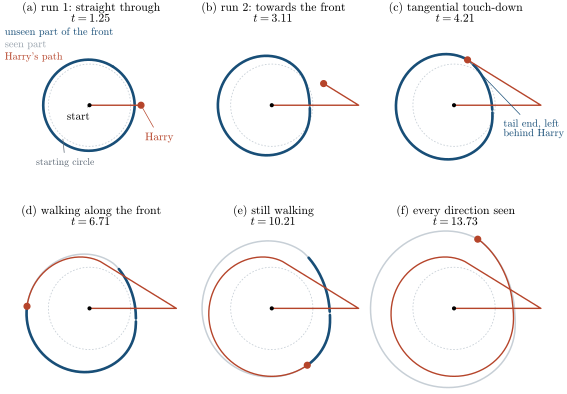

This chart was generated by the following Python code:
"""Figure: the path of the proof (Design T + greedy chase) at v = 0.1, eps = 0.02; six snapshots of the front.
Note: snitchsim.simulate walks the whole front of regularised (virtual) candidates, including the sliver [b_e, alpha0)
seen at touch-down and the labels near direction 0; the proof cuts the front at b_e and uses true candidates plus the
limit point Z_s.  So the picture shows a close variant of the path of Theorem 1.1.
Output: fig_designT.pdf"""
import numpy as np
import snitchsim as s

plt = s.style()
v, eps = 0.1, 0.02
t1, a0 = s.design_T_data(v)
T_TD = 4.2066  # touch-down time at these parameters (printed below)
o = s.simulate(v=v, eps=eps, n=5000, snap_times=[1.25, t1 + 1.0, T_TD + 2.5, T_TD + 6.0])
snaps = o["snaps"]
keys = sorted(k for k in snaps if k != "end")
t_td = o["t_td"]
td = dict(t=t_td, X=o["X_td"], seen=o["seen_td"], P=o["P_td"], trail=o["trail"][o["trail"][:, 0] <= t_td + 1e-9])
panels = [snaps[keys[0]], snaps[keys[1]], td, snaps[keys[2]], snaps[keys[3]], snaps["end"]]
titles = ["(a) run 1: straight through", "(b) run 2: towards the front",
          "(c) tangential touch-down", "(d) walking along the front", "(e) still walking",
          "(f) every direction seen"]

allX = np.concatenate([p["X"] for p in panels] + [o["trail"][:, 1:3]])
xlim = (allX[:, 0].min() - 0.08, allX[:, 0].max() + 0.08)
ylim = (allX[:, 1].min() - 0.08, allX[:, 1].max() + 0.08)


def draw(ax, sn, title):
    X, seen, P, trail = sn["X"], sn["seen"], sn["P"], sn["trail"]
    th = np.linspace(0, 2 * np.pi, 400)
    ax.plot(np.cos(th), np.sin(th), ls=(0, (2, 2)), lw=0.6, color=s.LIGHT, zorder=0)
    ax.plot(X[:, 0], X[:, 1], color=s.LIGHT, lw=1.1, zorder=1)
    idx = np.where(~seen)[0]
    if len(idx):
        breaks = np.where(np.diff(idx) > 1)[0]
        starts = np.concatenate([[0], breaks + 1])
        ends = np.concatenate([breaks, [len(idx) - 1]])
        for a, b in zip(starts, ends):
            seg = X[idx[a]:idx[b] + 1]
            ax.plot(seg[:, 0], seg[:, 1], color=s.PRIMARY, lw=1.9, solid_capstyle="round", zorder=2)
    ax.plot(trail[:, 1], trail[:, 2], color=s.ACCENT, lw=1.0, zorder=3)
    ax.plot([trail[-1, 1], P[0]], [trail[-1, 2], P[1]], color=s.ACCENT, lw=1.0, zorder=3)
    ax.plot(*P, "o", color=s.ACCENT, ms=4.2, zorder=4)
    ax.plot(0, 0, "o", color="black", ms=2.0, zorder=4)
    ax.set_title(title + f"\n$t = {sn['t']:.2f}$", pad=1, fontsize=8.5)
    ax.set_aspect("equal")
    ax.set_xlim(*xlim)
    ax.set_ylim(*ylim)
    ax.axis("off")


fig, axs = plt.subplots(2, 3, figsize=(7.0, 5.0))
for ax, sn, ti in zip(axs.flat, panels, titles):
    draw(ax, sn, ti)
ax = axs[0, 0]
ax.annotate("Harry", xy=panels[0]["P"], xytext=(1.35, -0.85), color=s.ACCENT, fontsize=8,
            arrowprops=dict(arrowstyle="-", color=s.ACCENT, lw=0.5))
ax.annotate("start", xy=(0, 0), xytext=(-0.55, -0.35), color="black", fontsize=8,
            arrowprops=dict(arrowstyle="-", color="black", lw=0.5))
ax.text(xlim[0] + 0.05, ylim[1] - 0.25, "unseen part of the front", color=s.PRIMARY, fontsize=7.5)
ax.text(xlim[0] + 0.05, ylim[1] - 0.55, "seen part", color=(0.6, 0.64, 0.68), fontsize=7.5)
ax.text(xlim[0] + 0.05, ylim[1] - 0.85, "Harry's path", color=s.ACCENT, fontsize=7.5)
axs[0, 0].annotate("starting circle", xy=(np.cos(4.0), np.sin(4.0)), xytext=(-1.3, -1.45), color=s.MUTED, fontsize=7, arrowprops=dict(arrowstyle="-", color=s.MUTED, lw=0.5))
axs[0, 2].annotate("tail end, left\nbehind Harry", xy=o["X_td"][-1], xytext=(1.2, -0.75), color=s.PRIMARY, fontsize=7.5,
                   arrowprops=dict(arrowstyle="-", color=s.PRIMARY, lw=0.5))
fig.subplots_adjust(wspace=0.03, hspace=0.12)
fig.savefig("fig_designT.pdf")
print("t_td", t_td, "t_stop", o["t_stop"], "legs", len(o["legs"]))
